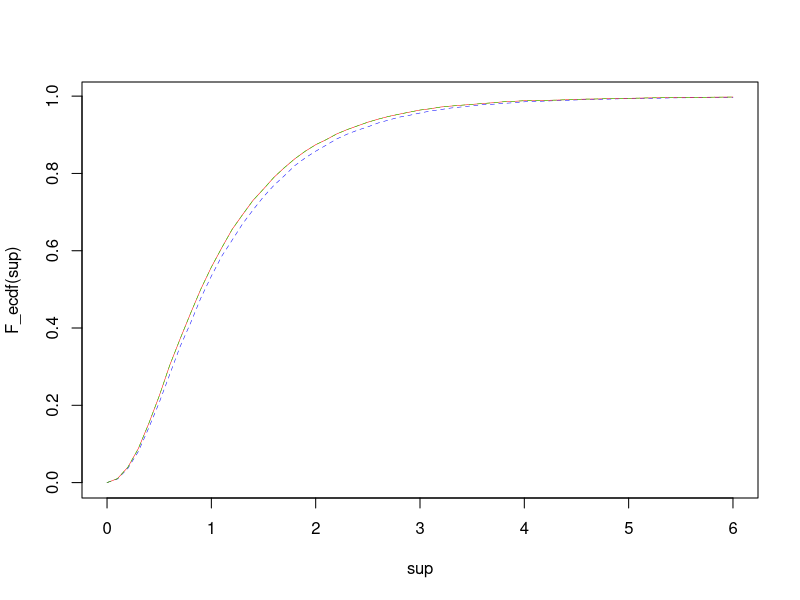

Write R code to recreate this figure.
set.seed(50)
v = 6 ; b = 5 
mu = 0 ; beta = seq(-(b-1)/2,(b-1)/2,length=5); tau = rep(0,v)
sim = 10^4

F_sim = NULL; F_sim_1 = NULL; F_sim_2 = NULL 

for(i in 1:sim)
{
  data_sim = mu + outer(beta,tau,"+") + matrix(rnorm(b*v),nrow = b)
  data_sim[1,1] <- 0
  
  B.1_dash <- sum(data_sim[1,])          # B.1_dash is vector of B1'
  T.1_dash <- sum(data_sim[,1])          # T.1_dash is vector of T1'
  G_dash <- sum(data_sim)                # G_dash is vector of G'
  
  x_hat <- (b*B.1_dash+v*T.1_dash-G_dash)/((b-1)*(v-1))
  x_curl <- B.1_dash/(v-1)
  
                   #### approximate test ####
  
  data_sim[1,1] <- x_hat
  B <- rowSums(data_sim)
  T <- colSums(data_sim)
  G <- sum(data_sim)  
  SSBl = sum(B^2)/v - (G^2/(b*v))
  SSTr = sum(T^2)/b - (G^2/(b*v)) ; MSTr = SSTr/(v-1)
  TSS = sum(data_sim^2) - (G^2/(b*v)) 
  SSE = TSS - SSBl - SSTr ; MSE = SSE/(b*v-b-v)
  F_sim[i] <- MSTr/MSE
  
  sse_hat=SSE

            #### More accurate testing procedure-1  ####
  
  SSBl = (B.1_dash^2)/(v-1) + (sum(B[-1]^2)/v) - (G_dash^2/(b*v - 1)) 
  TSS = sum(data_sim^2) -sum(data_sim[1,1]^2) - (G_dash^2/(b*v - 1))
  SSTr = TSS - SSBl - sse_hat ;  MSTr = SSTr/(v-1)
  F_sim_1[i] <- MSTr/(sse_hat/(b*v-b-v))
   

            #### More accurate testing procedure-2  ####

  data_sim[1,1] <- x_curl
  B <- rowSums(data_sim)
  T <- colSums(data_sim)
  G <- sum(data_sim)
  
  SSBl = sum(B^2)/v - (G^2/(b*v))
  SSTr = sum(T^2)/b - (G^2/(b*v))
  TSS = sum(data_sim^2) - (G^2/(b*v))
  SSE0 = TSS - SSBl
  F_sim_2[i] <- ((SSE0 - SSE)/(v-1))/(sse_hat/(b*v-b-v))
}


sup = seq(0,6,0.1)
F_ecdf = ecdf(F_sim)
F_ecdf_1 = ecdf(F_sim_1)
F_ecdf_2 = ecdf(F_sim_2)
plot(sup,F_ecdf(sup),type = "l",lwd=0.5,lty=2,col="blue")
lines(sup,F_ecdf_1(sup),type = "l",lwd=0.5,col="red")
lines(sup,F_ecdf_2(sup),type = "l",lwd=0.5,lty=2,col="green")


